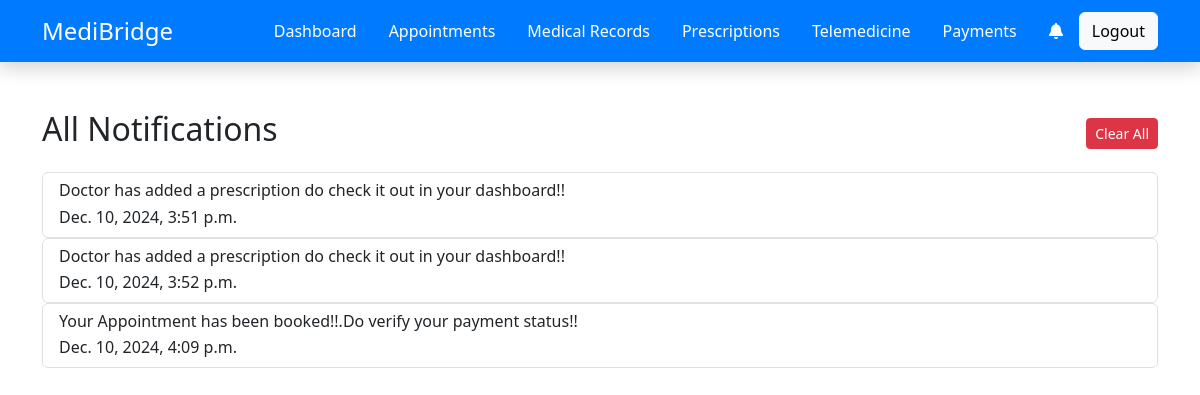
/patient/notification_list (signed in), run on the app's committed database.
### patient_app/models.py (models this page shows, shortened)
class Notification(models.Model):
    patient=models.ForeignKey(Patient,on_delete=models.CASCADE)
    message=models.TextField()
    is_read=models.BooleanField(default=False)
    timestamp=models.DateTimeField(auto_now_add=True)

### patient_app/views.py (the view)
# urls.py: path('notification_list',notification_list,name='notification_list'),
def notification_list(request):
    user=Patient.objects.get(user=request.user)
    notifications=Notification.objects.filter(patient=user)
    context={
        'notifications':notifications
    }
    return render(request,'patient_nav/list.html',context)

### patient_app/templates/patient_nav/list.html
{% extends 'pbase.html' %}
{% block content %}
<div class="container mt-5">
    <div class="d-flex justify-content-between align-items-center mb-3">
        <h2>All Notifications</h2>
        <a href="{% url 'clear_all_notification' %}"><button class="btn btn-danger btn-sm" id="clear-all">Clear All</button></a>
    </div>
    {% for i in notifications %}
    <div id="notification-list" class="list-group">
        <div class="list-group-item list-group-item-action d-flex justify-content-between align-items-center">
            <div>
                <h6 class="mb-1">{{i.message}}</h6>
                <div class="timess">{{i.timestamp}}</div>
            </div>
        </div>
    </div>
    {% endfor %}
</div>
{% endblock %}

### data on the page
Notification: message "Doctor has added a prescription do check it out in your dashboard!!", timestamp "Dec. 10, 2024, 3:51 p.m."
Notification: message "Doctor has added a prescription do check it out in your dashboard!!", timestamp "Dec. 10, 2024, 3:52 p.m."
Notification: message "Your Appointment has been booked!!.Do verify your payment status!!", timestamp "Dec. 10, 2024, 4:09 p.m."
